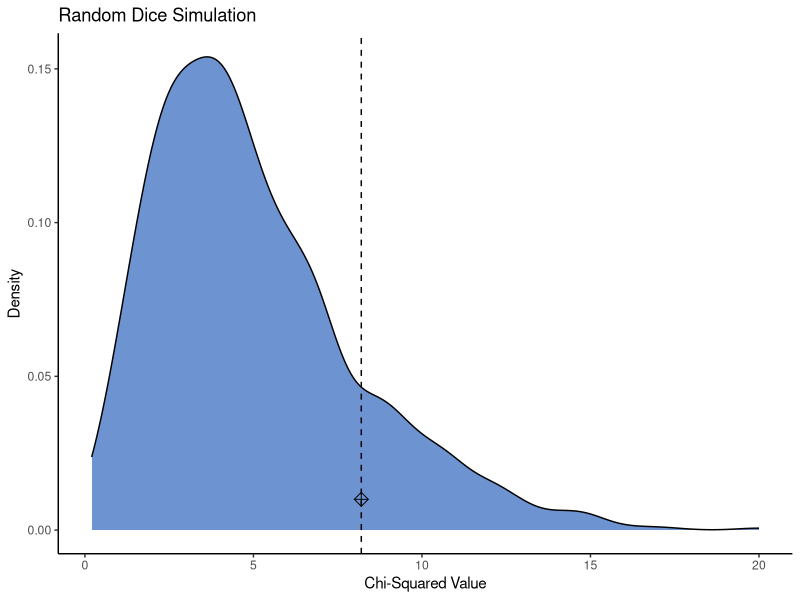

Write R code to recreate this figure.
## ---- chunk 1
knitr::opts_chunk$set(echo = TRUE)
## ---- chunk 2
library(tidyverse)
rollSummary <- tibble(value = 1:6,
                      n = c(8,9,18,7,8,10)) 
rollSummary
## ---- chunk 3
n <- 60
Expected <- rep(10,6)
Observed <- rollSummary$n
obsXsq <- sum((Observed - Expected)^2 / Expected)
obsXsq
## ---- chunk 4
possibleValues <- seq(1,6,by=1)
m <- 1e3
XStatPermute <- numeric()
set.seed(1)
for(i in 1:m){
  ranRolls <- tibble(value=sample(x = possibleValues,
                                  size = n,
                                  replace = TRUE)) 
  ranRollsSummary <- ranRolls %>% count(value)
  ranRollsSummary
  XStatPermute[i] <- sum((ranRollsSummary$n - Expected)^2 / Expected)
}
head(XStatPermute)
## ---- chunk 5
pval <- sum(XStatPermute > obsXsq) / m
pval
## ---- chunk 6
plot1 <- ggplot() + 
  geom_density(aes(x = XStatPermute), fill = "#4978c4", alpha = 0.8) + 
  geom_vline(xintercept = obsXsq, color="black", linetype="dashed") + 
  geom_point(aes(x = obsXsq, y = 0.01), size = 3, pch = 9,color="black") + 
  labs(title = "Random Dice Simulation", y="Density", x="Chi-Squared Value") + theme_classic() +
  theme(legend.position="none") 
plot1
